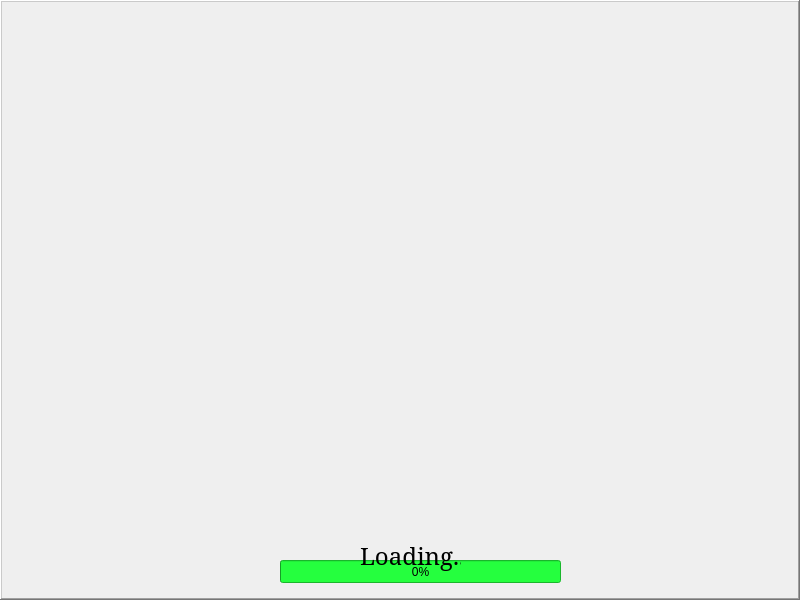
<?xml version="1.0" encoding="UTF-8"?>
<ui version="4.0">
 <class>loadingScreen</class>
 <widget class="QDialog" name="loadingScreen">
  <property name="geometry">
   <rect>
    <x>0</x>
    <y>0</y>
    <width>800</width>
    <height>600</height>
   </rect>
  </property>
  <property name="windowTitle">
   <string>Dialog</string>
  </property>
  <widget class="QLabel" name="labelAnimation">
   <property name="geometry">
    <rect>
     <x>0</x>
     <y>0</y>
     <width>800</width>
     <height>600</height>
    </rect>
   </property>
   <property name="styleSheet">
    <string notr="true">background-image: url(:/bGrounds/backgrounds/lodi.gif);
</string>
   </property>
   <property name="frameShape">
    <enum>QFrame::WinPanel</enum>
   </property>
   <property name="frameShadow">
    <enum>QFrame::Raised</enum>
   </property>
   <property name="lineWidth">
    <number>1</number>
   </property>
   <property name="midLineWidth">
    <number>0</number>
   </property>
   <property name="text">
    <string/>
   </property>
   <property name="textFormat">
    <enum>Qt::AutoText</enum>
   </property>
   <property name="pixmap">
    <pixmap>:/res/backgrounds/lodi.gif</pixmap>
   </property>
   <property name="scaledContents">
    <bool>true</bool>
   </property>
  </widget>
  <widget class="QProgressBar" name="progressBar">
   <property name="geometry">
    <rect>
     <x>280</x>
     <y>560</y>
     <width>281</width>
     <height>23</height>
    </rect>
   </property>
   <property name="styleSheet">
    <string notr="true">background-color: rgb(37, 255, 62);</string>
   </property>
   <property name="value">
    <number>0</number>
   </property>
  </widget>
  <widget class="QLabel" name="label">
   <property name="geometry">
    <rect>
     <x>360</x>
     <y>540</y>
     <width>101</width>
     <height>31</height>
    </rect>
   </property>
   <property name="font">
    <font>
     <family>Serif</family>
     <pointsize>18</pointsize>
    </font>
   </property>
   <property name="text">
    <string>Loading...</string>
   </property>
   <property name="scaledContents">
    <bool>false</bool>
   </property>
  </widget>
 </widget>
 <resources/>
 <connections/>
</ui>
